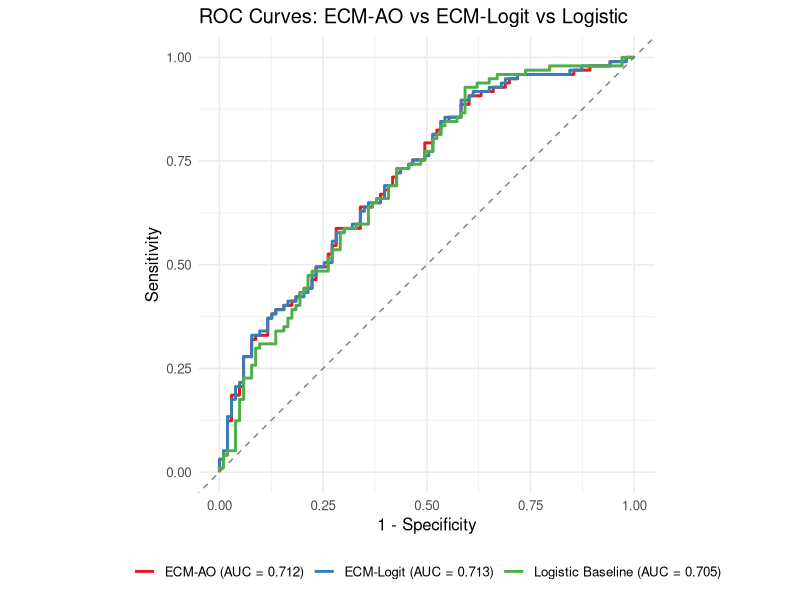

Generate this figure with R:
set.seed(2025)
suppressPackageStartupMessages({
  library(mvtnorm)
  library(stats)
  library(pROC)
  library(ggplot2)
  library(dplyr)
})

## =========================
## 0) Preparation: Data generation + MAR missingness
## =========================

# ---- Parameters ----
n <- 200   # sample size
d <- 2     # dimension
pi <- c(0.5, 0.5)               # mixing proportions
mu <- list(c(-1,0), c(1,0))     # means of two components
Sigma <- list(diag(2), diag(2)) # covariance matrices

# ---- Posterior probability function (for data filtering only) ----
posterior_prob <- function(y, pi, mu, Sigma){
  f1 <- dmvnorm(y, mean=mu[[1]], sigma=Sigma[[1]]) * pi[1]
  f2 <- dmvnorm(y, mean=mu[[2]], sigma=Sigma[[2]]) * pi[2]
  f1 / (f1 + f2)
}

# ---- Margin confidence function ----
margin_conf <- function(y) {
  tau1 <- posterior_prob(y, pi, mu, Sigma)
  abs(2*tau1 - 1)
}

# ---- Generate data with margin confidence in [0,0.6] (hard set) ----
sample_data <- function(n, pi, mu, Sigma){
  out <- matrix(NA, nrow=0, ncol=3)
  while(nrow(out) < n){
    z <- sample(1:2, 1, prob=pi)
    y <- rmvnorm(1, mean=mu[[z]], sigma=Sigma[[z]])
    mc <- margin_conf(y)
    if(mc >= 0 && mc <= 0.6){
      out <- rbind(out, c(y,z))
    }
  }
  colnames(out) <- c("x1","x2","label")
  as.data.frame(out)
}

data <- sample_data(n, pi, mu, Sigma)

# ---- Add margin confidence ----
data$mc <- apply(data[, c("x1","x2")], 1, margin_conf)

# ---- Aranda–Ordaz missingness (asymmetric form) ----
ao_inv <- function(eta, lambda) {
  q <- 1 - (1 + lambda * exp(eta))^(-1/lambda)
  pmin(pmax(q, 1e-12), 1 - 1e-12)
}
q_aranda_ordaz <- function(delta2, alpha0, alpha1, lambda){
  ao_inv(alpha0 + alpha1 * delta2, lambda)
}
calibrate_alpha0 <- function(delta2, alpha1, lambda, target){
  f <- function(a0){ mean(q_aranda_ordaz(delta2, a0, alpha1, lambda)) - target }
  uniroot(f, c(-50, 50))$root
}

delta2 <- data$mc^2
lambda0 <- 2
alpha1_0 <- -6
target_missing <- 0.7
alpha0_0 <- calibrate_alpha0(delta2, alpha1_0, lambda0, target_missing)
q_miss <- q_aranda_ordaz(delta2, alpha0_0, alpha1_0, lambda0)

# ---- Store true labels & apply missingness ----
data$label_true   <- as.integer(data$label)                 # True labels (kept)
data$label_missing <- rbinom(nrow(data), 1, q_miss)         # Missing indicator
data$q_miss        <- q_miss
data$label[data$label_missing == 1] <- NA_integer_          # Observed labels (with NA)

## =========================
## 1) Building blocks for ECM (strict route)
## =========================

# Vectorized MVN density
dmvprod <- function(Y, mu, Sigma) { mvtnorm::dmvnorm(Y, mean = mu, sigma = Sigma) }

# Responsibilities and margin delta (K=2)
compute_tau_delta <- function(Y, pis, mus, Sigmas) {
  f1 <- dmvprod(Y, mus[[1]], Sigmas[[1]]) * pis[1]
  f2 <- dmvprod(Y, mus[[2]], Sigmas[[2]]) * pis[2]
  denom <- pmax(f1 + f2, 1e-300)
  tau1 <- f1 / denom
  tau2 <- f2 / denom
  delta <- abs(2*tau1 - 1)
  list(tau = cbind(tau1, tau2), delta = delta)
}

# Incomplete-data log-likelihood for mixture
ig_loglik <- function(Y, pis, mus, Sigmas, z_obs) {
  f1 <- dmvprod(Y, mus[[1]], Sigmas[[1]]) * pis[1]
  f2 <- dmvprod(Y, mus[[2]], Sigmas[[2]]) * pis[2]
  ll <- numeric(nrow(Y))
  obs_id <- which(!is.na(z_obs))
  mis_id <- which(is.na(z_obs))
  if(length(obs_id) > 0){
    k1 <- which(z_obs[obs_id] == 1)
    k2 <- which(z_obs[obs_id] == 2)
    if(length(k1) > 0) ll[obs_id[k1]] <- log(pmax(f1[obs_id[k1]], 1e-300))
    if(length(k2) > 0) ll[obs_id[k2]] <- log(pmax(f2[obs_id[k2]], 1e-300))
  }
  if(length(mis_id) > 0){
    ll[mis_id] <- log(pmax(f1[mis_id] + f2[mis_id], 1e-300))
  }
  sum(ll)
}

# Missing-mechanism negative log-likelihood for alpha (given lambda, delta2) -- AO
miss_negloglik_alpha <- function(par_alpha, delta2, m, lambda) {
  q <- ao_inv(par_alpha[1] + par_alpha[2]*delta2, lambda)
  -sum( (1-m)*log(1-q) + m*log(q) )
}

## ---- pack/unpack theta (unconstrained) for strict CM1 ----
# theta layout: [s | mu1(d) | mu2(d) | L1(lower incl diag) | L2(lower incl diag)]
pack_theta <- function(pis, mus, Sigmas) {
  d <- length(mus[[1]])
  s <- qlogis(pis[1]) # pis[2]=1-pis[1]
  L1 <- chol(Sigmas[[1]])
  L2 <- chol(Sigmas[[2]])
  L1v <- c(L1[lower.tri(L1, diag=TRUE)])
  L2v <- c(L2[lower.tri(L2, diag=TRUE)])
  # log the diagonal entries for positivity
  log_diag <- function(Lv){
    idx <- cumsum(1:d)  # diagonal positions
    Lv[idx] <- log(Lv[idx])
    Lv
  }
  L1v <- log_diag(L1v)
  L2v <- log_diag(L2v)
  c(s, mus[[1]], mus[[2]], L1v, L2v)
}

unpack_theta <- function(theta_vec, d) {
  s <- theta_vec[1]
  off <- 2
  mu1 <- theta_vec[off:(off+d-1)]; off <- off + d
  mu2 <- theta_vec[off:(off+d-1)]; off <- off + d
  Llen <- d*(d+1)/2
  L1v <- theta_vec[off:(off+Llen-1)]; off <- off + Llen
  L2v <- theta_vec[off:(off+Llen-1)]
  
  toL <- function(Lv) {
    L <- matrix(0, d, d)
    L[lower.tri(L, diag=TRUE)] <- Lv
    for (i in 1:d) L[i,i] <- exp(L[i,i])
    L
  }
  L1 <- toL(L1v); L2 <- toL(L2v)
  S1 <- L1 %*% t(L1); S2 <- L2 %*% t(L2)
  pi1 <- plogis(s); pis <- c(pi1, 1 - pi1)
  list(pis=pis, mus=list(mu1,mu2), Sigmas=list(S1,S2))
}

# Joint objective (strict CM1): -(ig_loglik + ll_miss) w.r.t theta (AO link)
joint_negloglik_theta <- function(theta_vec, Y, z_obs, m, alpha0, alpha1, lambda) {
  d <- ncol(Y)
  pars <- unpack_theta(theta_vec, d)
  comp <- compute_tau_delta(Y, pars$pis, pars$mus, pars$Sigmas)
  tau <- comp$tau
  delta <- comp$delta
  if (any(m==0L)) {
    tau[cbind(which(m==0L), z_obs[m==0L])] <- 1
    tau[cbind(which(m==0L), 3 - z_obs[m==0L])] <- 0
  }
  ll_ig <- ig_loglik(Y, pars$pis, pars$mus, pars$Sigmas, z_obs)
  q_now <- ao_inv(alpha0 + alpha1 * (delta^2), lambda)
  ll_miss <- sum((1 - m)*log(1 - q_now) + m*log(q_now))
  -(ll_ig + ll_miss)
}

## =========================
## 2) ECM with strict CM1 + lambda estimation (AO link)
## =========================
ECM_GMM_MAR <- function(Y, z_obs, lambda_init = 0.5, estimate_lambda = TRUE,
                        max_iter = 200, tol = 1e-6, ridge = 1e-6, verbose = TRUE) {
  n <- nrow(Y); d <- ncol(Y); K <- 2
  stopifnot(K == 2)
  m <- ifelse(is.na(z_obs), 1L, 0L) # missing indicator (1=missing/0=observed)
  
  # ---- init theta via kmeans ----
  km <- kmeans(Y, centers = K, nstart = 10)
  pis <- as.numeric(table(km$cluster)/n)
  mus <- list(colMeans(Y[km$cluster==1, , drop=FALSE]),
              colMeans(Y[km$cluster==2, , drop=FALSE]))
  Sigmas <- list(cov(Y[km$cluster==1, , drop=FALSE]) + diag(ridge, d),
                 cov(Y[km$cluster==2, , drop=FALSE]) + diag(ridge, d))
  
  # ---- init missingness params ----
  lambda <- lambda_init
  comp0 <- compute_tau_delta(Y, pis, mus, Sigmas)
  delta2 <- comp0$delta^2
  alpha1 <- -4
  target <- mean(m)
  cal_fn <- function(a0) mean(ao_inv(a0 + alpha1*delta2, lambda)) - target
  alpha0 <- tryCatch(uniroot(cal_fn, c(-50,50))$root, error=function(e) 0)
  
  loglik_trace <- numeric(max_iter)
  for (t in 1:max_iter) {
    ## ======== E-step ========
    comp <- compute_tau_delta(Y, pis, mus, Sigmas)
    tau <- comp$tau
    delta <- comp$delta
    delta2 <- delta^2
    if(any(m==0L)){
      tau[cbind(which(m==0L), z_obs[m==0L])] <- 1
      tau[cbind(which(m==0L), 3 - z_obs[m==0L])] <- 0
    }
    
    ## ======== CM-step 1 (STRICT): maximize ig_loglik + ll_miss wrt theta ========
    theta0 <- pack_theta(pis, mus, Sigmas)
    opt_theta <- optim(
      par = theta0,
      fn = joint_negloglik_theta, Y = Y, z_obs = z_obs, m = m,
      alpha0 = alpha0, alpha1 = alpha1, lambda = lambda,
      method = "BFGS", control = list(maxit = 300, reltol = 1e-7)
    )
    pars_upd <- unpack_theta(opt_theta$par, d)
    pis <- pars_upd$pis; mus <- pars_upd$mus; Sigmas <- pars_upd$Sigmas
    
    ## ======== CM-step 2: update (alpha, lambda) ========
    comp <- compute_tau_delta(Y, pis, mus, Sigmas)
    delta2 <- comp$delta^2
    
    opt_alpha <- optim(par = c(alpha0, alpha1),
                       fn = miss_negloglik_alpha,
                       delta2 = delta2, m = m, lambda = lambda,
                       method = "BFGS", control = list(maxit = 300))
    alpha0_new <- opt_alpha$par[1]; alpha1_new <- opt_alpha$par[2]
    
    if (estimate_lambda) {
      prof_fn_t <- function(tval) {
        lmb <- exp(tval)
        op <- optim(c(alpha0_new, alpha1_new), miss_negloglik_alpha,
                    delta2 = delta2, m = m, lambda = lmb,
                    method = "BFGS", control = list(maxit = 300))
        op$value
      }
      grid_t <- seq(log(0.05), log(8), length.out = 31)
      vals <- sapply(grid_t, prof_fn_t)
      t0 <- grid_t[which.min(vals)]
      opt_t <- optimize(prof_fn_t, c(t0 - 1, t0 + 1))
      lambda <- exp(opt_t$minimum)
      
      opt_alpha <- optim(par = c(alpha0_new, alpha1_new),
                         fn = miss_negloglik_alpha,
                         delta2 = delta2, m = m, lambda = lambda,
                         method = "BFGS", control = list(maxit = 300))
      alpha0_new <- opt_alpha$par[1]; alpha1_new <- opt_alpha$par[2]
    }
    
    alpha0 <- alpha0_new; alpha1 <- alpha1_new
    
    ## ======== log-likelihood trace ========
    ll_ig <- ig_loglik(Y, pis, mus, Sigmas, z_obs)
    q_now <- ao_inv(alpha0 + alpha1*delta2, lambda)
    ll_miss <- sum( (1-m)*log(1 - q_now) + m*log(q_now) )
    loglik_trace[t] <- ll_ig + ll_miss
    
    if (verbose && (t %% 5 == 0)) {
      message(sprintf("AO Iter %d | loglik = %.4f | lambda = %.4f | alpha=(%.4f, %.4f) | pi=(%.3f, %.3f)",
                      t, loglik_trace[t], lambda, alpha0, alpha1, pis[1], pis[2]))
    }
    if (t > 1 && abs(loglik_trace[t] - loglik_trace[t-1]) < tol) {
      loglik_trace <- loglik_trace[1:t]
      break
    }
  }
  
  comp <- compute_tau_delta(Y, pis, mus, Sigmas)
  tau <- comp$tau
  delta <- comp$delta
  z_impute <- apply(tau, 1, which.max)
  list(pis = pis, mus = mus, Sigmas = Sigmas,
       alpha = c(alpha0 = alpha0, alpha1 = alpha1),
       lambda = lambda, tau = tau, delta = delta,
       z_impute = z_impute, loglik = loglik_trace)
}

## =========================
## 2b) ECM with strict CM1 (Logit link for missingness)
## =========================

# Logistic inverse link for missingness
logistic_inv <- function(eta){
  q <- 1/(1 + exp(-eta))
  pmin(pmax(q, 1e-12), 1 - 1e-12)
}

# Negative log-likelihood for alpha under logit link
miss_negloglik_alpha_logit <- function(par_alpha, delta2, m) {
  q <- logistic_inv(par_alpha[1] + par_alpha[2]*delta2)
  -sum( (1-m)*log(1-q) + m*log(q) )
}

# Joint objective (strict CM1) for theta under logit link
joint_negloglik_theta_logit <- function(theta_vec, Y, z_obs, m, alpha0, alpha1) {
  d <- ncol(Y)
  pars <- unpack_theta(theta_vec, d)
  comp <- compute_tau_delta(Y, pars$pis, pars$mus, pars$Sigmas)
  tau <- comp$tau
  delta <- comp$delta
  if (any(m==0L)) {
    tau[cbind(which(m==0L), z_obs[m==0L])] <- 1
    tau[cbind(which(m==0L), 3 - z_obs[m==0L])] <- 0
  }
  ll_ig <- ig_loglik(Y, pars$pis, pars$mus, pars$Sigmas, z_obs)
  q_now <- logistic_inv(alpha0 + alpha1 * (delta^2))
  ll_miss <- sum((1 - m)*log(1 - q_now) + m*log(q_now))
  -(ll_ig + ll_miss)
}

# ECM main for Logit missingness (no lambda)
ECM_GMM_MAR_LOGIT <- function(Y, z_obs,
                              max_iter = 200, tol = 1e-6, ridge = 1e-6, verbose = TRUE){
  n <- nrow(Y); d <- ncol(Y); K <- 2
  stopifnot(K == 2)
  m <- ifelse(is.na(z_obs), 1L, 0L)
  
  # init theta via kmeans
  km <- kmeans(Y, centers = K, nstart = 10)
  pis <- as.numeric(table(km$cluster)/n)
  mus <- list(colMeans(Y[km$cluster==1, , drop=FALSE]),
              colMeans(Y[km$cluster==2, , drop=FALSE]))
  Sigmas <- list(cov(Y[km$cluster==1, , drop=FALSE]) + diag(ridge, d),
                 cov(Y[km$cluster==2, , drop=FALSE]) + diag(ridge, d))
  
  # init alpha by matching mean missing rate with logistic link
  comp0 <- compute_tau_delta(Y, pis, mus, Sigmas)
  delta2 <- comp0$delta^2
  alpha1 <- -4
  target <- mean(m)
  cal_fn <- function(a0) mean(logistic_inv(a0 + alpha1*delta2)) - target
  alpha0 <- tryCatch(uniroot(cal_fn, c(-50,50))$root, error=function(e) 0)
  
  loglik_trace <- numeric(max_iter)
  for (t in 1:max_iter) {
    # E-step
    comp <- compute_tau_delta(Y, pis, mus, Sigmas)
    tau <- comp$tau
    delta <- comp$delta
    delta2 <- delta^2
    if(any(m==0L)){
      tau[cbind(which(m==0L), z_obs[m==0L])] <- 1
      tau[cbind(which(m==0L), 3 - z_obs[m==0L])] <- 0
    }
    
    # CM-step 1: strict joint update of mixture theta under logit miss
    theta0 <- pack_theta(pis, mus, Sigmas)
    opt_theta <- optim(
      par = theta0,
      fn = joint_negloglik_theta_logit,
      Y = Y, z_obs = z_obs, m = m,
      alpha0 = alpha0, alpha1 = alpha1,
      method = "BFGS", control = list(maxit = 300, reltol = 1e-7)
    )
    pars_upd <- unpack_theta(opt_theta$par, d)
    pis <- pars_upd$pis; mus <- pars_upd$mus; Sigmas <- pars_upd$Sigmas
    
    # CM-step 2: update alpha (logit)
    comp <- compute_tau_delta(Y, pis, mus, Sigmas)
    delta2 <- comp$delta^2
    opt_alpha <- optim(par = c(alpha0, alpha1),
                       fn = miss_negloglik_alpha_logit,
                       delta2 = delta2, m = m,
                       method = "BFGS", control = list(maxit = 300))
    alpha0 <- opt_alpha$par[1]; alpha1 <- opt_alpha$par[2]
    
    # loglik trace
    ll_ig <- ig_loglik(Y, pis, mus, Sigmas, z_obs)
    q_now <- logistic_inv(alpha0 + alpha1*delta2)
    ll_miss <- sum( (1-m)*log(1 - q_now) + m*log(q_now) )
    loglik_trace[t] <- ll_ig + ll_miss
    
    if (verbose && (t %% 5 == 0)) {
      message(sprintf("LOGIT Iter %d | loglik = %.4f | alpha=(%.4f, %.4f) | pi=(%.3f, %.3f)",
                      t, loglik_trace[t], alpha0, alpha1, pis[1], pis[2]))
    }
    if (t > 1 && abs(loglik_trace[t] - loglik_trace[t-1]) < tol) {
      loglik_trace <- loglik_trace[1:t]
      break
    }
  }
  
  comp <- compute_tau_delta(Y, pis, mus, Sigmas)
  tau <- comp$tau
  delta <- comp$delta
  z_impute <- apply(tau, 1, which.max)
  list(pis = pis, mus = mus, Sigmas = Sigmas,
       alpha = c(alpha0 = alpha0, alpha1 = alpha1),
       tau = tau, delta = delta,
       z_impute = z_impute, loglik = loglik_trace)
}

## =========================
## 3) Run ECMs and evaluate
## =========================
Y <- as.matrix(data[, c("x1","x2")])
z_obs <- data$label           # Observed labels with NA for missing
z_true <- data$label_true     # True labels
y_true01 <- as.integer(z_true == 1)

# ---- ECM (AO link) ----
fit <- ECM_GMM_MAR(Y, z_obs, lambda_init = 0.5, estimate_lambda = TRUE, max_iter = 500, tol = 1e-6, verbose = FALSE)
p_hat_ecm <- fit$tau[,1]

roc_ecm <- roc(response = y_true01, predictor = p_hat_ecm, quiet = TRUE)
auc_ecm <- as.numeric(auc(roc_ecm))

metrics_at_thr <- function(p_hat, y_true01, thr) {
  y_pred01 <- as.integer(p_hat >= thr)
  TP <- sum(y_pred01==1 & y_true01==1)
  TN <- sum(y_pred01==0 & y_true01==0)
  FP <- sum(y_pred01==1 & y_true01==0)
  FN <- sum(y_pred01==0 & y_true01==1)
  ACC <- (TP + TN) / length(y_true01)
  Precision <- ifelse((TP+FP)>0, TP/(TP+FP), NA)
  Recall <- ifelse((TP+FN)>0, TP/(TP+FN), NA)
  F1 <- ifelse(is.na(Precision)|is.na(Recall)|(Precision+Recall)==0, NA, 2*Precision*Recall/(Precision+Recall))
  list(ACC=ACC, Precision=Precision, Recall=Recall, F1=F1,
       CM = matrix(c(TN, FP, FN, TP), nrow=2, byrow=TRUE,
                   dimnames=list('True' = c('Class0','Class1'), 'Pred' = c('Class0','Class1'))))
}
thr_fixed <- 0.5
thr_best_ecm <- as.numeric(coords(roc_ecm, "best", best.method = "youden", ret = "threshold"))
m_fix_ecm <- metrics_at_thr(p_hat_ecm, y_true01, thr_fixed)
m_best_ecm <- metrics_at_thr(p_hat_ecm, y_true01, thr_best_ecm)

eps <- 1e-12
LogLoss_ecm <- -mean( y_true01*log(pmin(p_hat_ecm,1-eps)) + (1-y_true01)*log(pmin(1-p_hat_ecm,1-eps)) )
Brier_ecm <- mean( (p_hat_ecm - y_true01)^2 )

cat("==== ECM (STRICT, AO missingness) Evaluation ====\n")
cat(sprintf("AUC : %.4f\n", auc_ecm))
cat(sprintf("LogLoss : %.4f\n", LogLoss_ecm))
cat(sprintf("Brier : %.4f\n\n", Brier_ecm))
cat(sprintf("[Threshold = %.2f] ACC=%.4f Precision=%.4f Recall=%.4f F1=%.4f\n",
            thr_fixed, m_fix_ecm$ACC, m_fix_ecm$Precision, m_fix_ecm$Recall, m_fix_ecm$F1))
print(m_fix_ecm$CM)
cat(sprintf("\n[Youden best = %.3f] ACC=%.4f Precision=%.4f Recall=%.4f F1=%.4f\n",
            thr_best_ecm, m_best_ecm$ACC, m_best_ecm$Precision, m_best_ecm$Recall, m_best_ecm$F1))
print(m_best_ecm$CM)

cat("\n===== Fitted mixture params (STRICT AO) =====\n")
cat("pi: ", paste(round(fit$pis,4), collapse=", "), "\n")
cat("mu1:", paste(round(fit$mus[[1]],4), collapse=", "), "\n")
cat("mu2:", paste(round(fit$mus[[2]],4), collapse=", "), "\n")
cat("alpha0, alpha1:", paste(round(fit$alpha,4), collapse=", "), "\n")
cat("lambda:", round(fit$lambda,4), "\n")

# ---- ECM (Logit link) ----
fit_logit <- ECM_GMM_MAR_LOGIT(Y, z_obs, max_iter = 500, tol = 1e-6, verbose = FALSE)
p_hat_ecm_logit <- fit_logit$tau[,1]

roc_ecm_logit <- roc(response = y_true01, predictor = p_hat_ecm_logit, quiet = TRUE)
auc_ecm_logit <- as.numeric(auc(roc_ecm_logit))
thr_best_ecm_logit <- as.numeric(coords(roc_ecm_logit, "best", best.method = "youden", ret = "threshold"))
m_fix_ecm_logit <- metrics_at_thr(p_hat_ecm_logit, y_true01, thr_fixed)
m_best_ecm_logit <- metrics_at_thr(p_hat_ecm_logit, y_true01, thr_best_ecm_logit)

LogLoss_ecm_logit <- -mean( y_true01*log(pmin(p_hat_ecm_logit,1-eps)) + (1-y_true01)*log(pmin(1-p_hat_ecm_logit,1-eps)) )
Brier_ecm_logit <- mean( (p_hat_ecm_logit - y_true01)^2 )

cat("\n==== ECM (STRICT, Logit missingness) Evaluation ====\n")
cat(sprintf("AUC : %.4f\n", auc_ecm_logit))
cat(sprintf("LogLoss : %.4f\n", LogLoss_ecm_logit))
cat(sprintf("Brier : %.4f\n\n", Brier_ecm_logit))
cat(sprintf("[Threshold = %.2f] ACC=%.4f Precision=%.4f Recall=%.4f F1=%.4f\n",
            thr_fixed, m_fix_ecm_logit$ACC, m_fix_ecm_logit$Precision, m_fix_ecm_logit$Recall, m_fix_ecm_logit$F1))
print(m_fix_ecm_logit$CM)
cat(sprintf("\n[Youden best = %.3f] ACC=%.4f Precision=%.4f Recall=%.4f F1=%.4f\n",
            thr_best_ecm_logit, m_best_ecm_logit$ACC, m_best_ecm_logit$Precision, m_best_ecm_logit$Recall, m_best_ecm_logit$F1))
print(m_best_ecm_logit$CM)

cat("\n===== Fitted mixture params (STRICT Logit) =====\n")
cat("pi: ", paste(round(fit_logit$pis,4), collapse=", "), "\n")
cat("mu1:", paste(round(fit_logit$mus[[1]],4), collapse=", "), "\n")
cat("mu2:", paste(round(fit_logit$mus[[2]],4), collapse=", "), "\n")
cat("alpha0, alpha1:", paste(round(fit_logit$alpha,4), collapse=", "), "\n")

## =========================
## 4) Logistic regression baseline (ignoring missingness)
## =========================
obs_idx <- which(!is.na(data$label))
Y_train <- data[obs_idx, c("x1","x2")]
z_train <- factor(data$label_true[obs_idx], levels=c(1,2))

logit_model <- glm(z_train ~ x1 + x2, data=Y_train, family=binomial)
p_hat_logit <- predict(logit_model, newdata=data[,c("x1","x2")], type="response")

roc_logit <- roc(response = y_true01, predictor = p_hat_logit, quiet = TRUE)
auc_logit <- as.numeric(auc(roc_logit))
thr_best_logit <- as.numeric(coords(roc_logit, "best", best.method = "youden", ret = "threshold"))
m_fix_logit <- metrics_at_thr(p_hat_logit, y_true01, thr_fixed)
m_best_logit <- metrics_at_thr(p_hat_logit, y_true01, thr_best_logit)

LogLoss_logit <- -mean( y_true01*log(pmin(p_hat_logit,1-eps)) + (1-y_true01)*log(pmin(1-p_hat_logit,1-eps)) )
Brier_logit <- mean( (p_hat_logit - y_true01)^2 )

cat("\n==== Logistic Regression (ignoring missingness) Evaluation ====\n")
cat(sprintf("AUC : %.4f\n", auc_logit))
cat(sprintf("LogLoss : %.4f\n", LogLoss_logit))
cat(sprintf("Brier : %.4f\n\n", Brier_logit))
cat(sprintf("[Threshold = %.2f] ACC=%.4f Precision=%.4f Recall=%.4f F1=%.4f\n",
            thr_fixed, m_fix_logit$ACC, m_fix_logit$Precision, m_fix_logit$Recall, m_fix_logit$F1))
print(m_fix_logit$CM)
cat(sprintf("\n[Youden best = %.3f] ACC=%.4f Precision=%.4f Recall=%.4f F1=%.4f\n",
            thr_best_logit, m_best_logit$ACC, m_best_logit$Precision, m_best_logit$Recall, m_best_logit$F1))
print(m_best_logit$CM)

## =========================
## 4b) One combined ROC plot (all three methods, academic colors)
## =========================
library(RColorBrewer)

df_roc_ecm <- data.frame(
  fpr = 1 - roc_ecm$specificities,
  tpr = roc_ecm$sensitivities,
  Method = sprintf("ECM-AO (AUC = %.3f)", auc_ecm)
)
df_roc_ecm_logit <- data.frame(
  fpr = 1 - roc_ecm_logit$specificities,
  tpr = roc_ecm_logit$sensitivities,
  Method = sprintf("ECM-Logit (AUC = %.3f)", auc_ecm_logit)
)
df_roc_logit <- data.frame(
  fpr = 1 - roc_logit$specificities,
  tpr = roc_logit$sensitivities,
  Method = sprintf("Logistic Baseline (AUC = %.3f)", auc_logit)
)

df_roc_all <- bind_rows(df_roc_ecm, df_roc_ecm_logit, df_roc_logit)

cols <- brewer.pal(3, "Set1")

print(
  ggplot(df_roc_all, aes(x = fpr, y = tpr, color = Method)) +
    geom_path(size = 1) +
    geom_abline(slope = 1, intercept = 0, linetype = "dashed", color = "grey50") +
    scale_color_manual(values = cols) +
    coord_equal() +
    labs(title = "ROC Curves: ECM-AO vs ECM-Logit vs Logistic",
         x = "1 - Specificity",
         y = "Sensitivity") +
    theme_minimal(base_size = 12) +
    theme(legend.position = "bottom",
          legend.title = element_blank())
)


## =========================
## 5) Summarize into comparison table (paper-ready)
## =========================
extract_metrics <- function(p_hat, y_true, roc_obj, thr_fixed=0.5) {
  auc_val <- as.numeric(auc(roc_obj))
  eps <- 1e-12
  LogLoss <- -mean(y_true*log(pmax(p_hat,eps)) + (1-y_true)*log(pmax(1-p_hat,eps)))
  Brier <- mean((p_hat - y_true)^2)
  
  # fixed threshold
  y_pred_fix <- ifelse(p_hat >= thr_fixed, 1, 0)
  ACC_fix <- mean(y_pred_fix == y_true)
  Precision_fix <- sum(y_pred_fix==1 & y_true==1) / max(1,sum(y_pred_fix==1))
  Recall_fix <- sum(y_pred_fix==1 & y_true==1) / max(1,sum(y_true==1))
  F1_fix <- ifelse(Precision_fix+Recall_fix==0, NA, 2*Precision_fix*Recall_fix/(Precision_fix+Recall_fix))
  
  # optimal threshold (Youden)
  thr_opt <- as.numeric(coords(roc_obj, "best", best.method="youden", ret="threshold"))
  y_pred_opt <- ifelse(p_hat >= thr_opt, 1, 0)
  ACC_opt <- mean(y_pred_opt == y_true)
  Precision_opt <- sum(y_pred_opt==1 & y_true==1) / max(1,sum(y_pred_opt==1))
  Recall_opt <- sum(y_pred_opt==1 & y_true==1) / max(1,sum(y_true==1))
  F1_opt <- ifelse(Precision_opt+Recall_opt==0, NA, 2*Precision_opt*Recall_opt/(Precision_opt+RecallOpt <- Precision_opt+Recall_opt))
  
  data.frame(
    AUC = auc_val, LogLoss = LogLoss, Brier = Brier,
    ACC_0.5 = ACC_fix, Precision_0.5 = Precision_fix, Recall_0.5 = Recall_fix, F1_0.5 = F1_fix,
    ACC_opt = ACC_opt, Precision_opt = Precision_opt, Recall_opt = Recall_opt, F1_opt = F1_opt,
    row.names = NULL
  )
}

# fix a tiny typo in F1_opt line above
extract_metrics <- function(p_hat, y_true, roc_obj, thr_fixed=0.5) {
  auc_val <- as.numeric(auc(roc_obj))
  eps <- 1e-12
  LogLoss <- -mean(y_true*log(pmax(p_hat,eps)) + (1-y_true)*log(pmax(1-p_hat,eps)))
  Brier <- mean((p_hat - y_true)^2)
  y_pred_fix <- ifelse(p_hat >= thr_fixed, 1, 0)
  ACC_fix <- mean(y_pred_fix == y_true)
  Precision_fix <- sum(y_pred_fix==1 & y_true==1) / max(1,sum(y_pred_fix==1))
  Recall_fix <- sum(y_pred_fix==1 & y_true==1) / max(1,sum(y_true==1))
  F1_fix <- ifelse(Precision_fix+Recall_fix==0, NA, 2*Precision_fix*Recall_fix/(Precision_fix+Recall_fix))
  thr_opt <- as.numeric(coords(roc_obj, "best", best.method="youden", ret="threshold"))
  y_pred_opt <- ifelse(p_hat >= thr_opt, 1, 0)
  ACC_opt <- mean(y_pred_opt == y_true)
  Precision_opt <- sum(y_pred_opt==1 & y_true==1) / max(1,sum(y_pred_opt==1))
  Recall_opt <- sum(y_pred_opt==1 & y_true==1) / max(1,sum(y_true==1))
  F1_opt <- ifelse(Precision_opt+Recall_opt==0, NA, 2*Precision_opt*Recall_opt/(Precision_opt+Recall_opt))
  data.frame(
    AUC = auc_val, LogLoss = LogLoss, Brier = Brier,
    ACC_0.5 = ACC_fix, Precision_0.5 = Precision_fix, Recall_0.5 = Recall_fix, F1_0.5 = F1_fix,
    ACC_opt = ACC_opt, Precision_opt = Precision_opt, Recall_opt = Recall_opt, F1_opt = F1_opt,
    row.names = NULL
  )
}

metrics_ecm        <- extract_metrics(p_hat_ecm,        y_true01, roc_ecm)
metrics_ecm_logit  <- extract_metrics(p_hat_ecm_logit,  y_true01, roc_ecm_logit)
metrics_logit      <- extract_metrics(p_hat_logit,      y_true01, roc_logit)

result_table <- bind_rows(
  cbind(Method="ECM (with missingness, AO link)",    metrics_ecm),
  cbind(Method="ECM (with missingness, Logit link)", metrics_ecm_logit),
  cbind(Method="Logistic (ignoring missingness)",    metrics_logit)
)

cat("\n==== Comparison Table (ECM-AO vs ECM-Logit vs Logistic) ====\n")
print(result_table)
